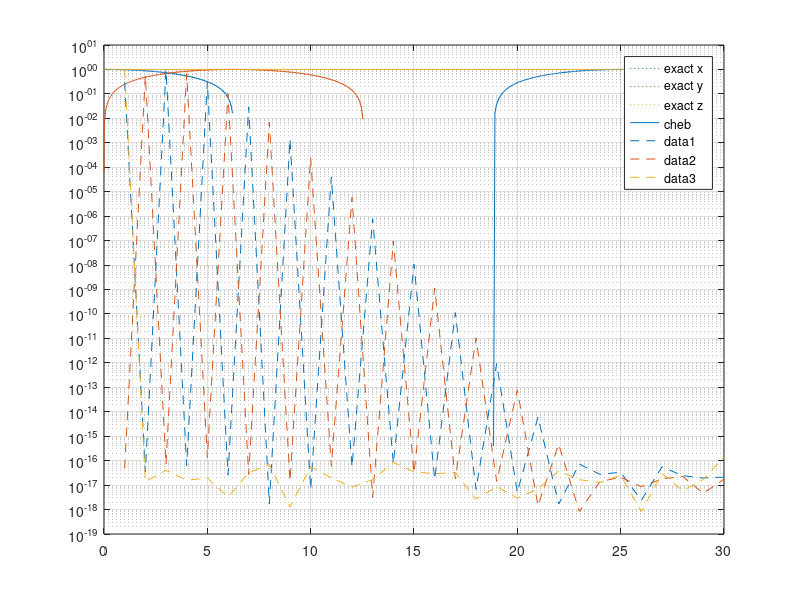

This chart was generated by the following MATLAB code: (Note: this script raises an error after producing the figure.)
clc; close all; clear; mua=[];
%
% cd     '/people/gesla/Documents/git/mtb-work/sn-stab/sn-mod-noack';
%

% Noack system
np=520; %r=24; 
nt=30; 

% mu=0.04; r=sqrt(mu); gm=1; %gamma
% mu=0.04+it*0.04; r=sqrt(mu); gm=1; %gamma
% mu=5; r=sqrt(mu); gm=1; %gamma
mu=2.005;
% mu=1.99;
lam=mu;
delta=0.8*mu-0.8*2.8+1;
z=(1-sqrt(delta))/0.4;
r=sqrt(-z*(z-lam));

neq=3; %np=100; np=np+2;

%init
om1=1/4;
t=0:2*pi/(np-1):2*pi/om1; u=r*cos(t*om1); v=r*sin(t*om1); w=z*ones(1,length(t));
T=2*pi/om1; x=u; y=v; z=w;

X=[x',y',z'];
%

 X1=X;
tch=cos(0:pi/(np*1-1):pi)'; tch1=tch;

%
tch=(tch+1)/2*t(end); X=interp1(t,X,tch); X=[r*cos(tch*om1),r*sin(tch*om1),r^2*ones(length(tch),1)]; 

y=X; v2=[y;flipud(y(2:end-1,:))]; z=real(fft(v2)./length(v2)); a=z; a(2:end,:)=2*a(2:end,:); %z are cheb coeffs
zcut=z*0; zcut([1:nt,end-nt+2:end],:)=z([1:nt,end-nt+2:end],:); ycut=ifft(zcut).*length(zcut); ycut=ycut(1:end/2+1,:);

%  plot(t,X1,'--'); hold on; set(gca,"ColorOrderIndex",1);
plot(tch,y,':'); hold on; set(gca,"ColorOrderIndex",1);
plot(tch,ycut,'-'); hold on; set(gca,"ColorOrderIndex",1);
fprintf("cheb init approx accuracy: %4.2e\n",norm(y-ycut,"fro"));
grid on; legend("exact x ","exact y ","exact z ","cheb")
%
u=[reshape(real(a(1:nt,:).'),[3*nt,1])];
u(nt*3+1)=2*pi/t(end);
uinit=u;
% semilogy(abs(a(1:2:end,1)))

% % plot
% neq=3;
% xch=X*0;
% for i=0:nt-1
%     
%     xch(:,1)=xch(:,1)+u(i*neq+1).*cos(i*acos(tch1));
%     xch(:,2)=xch(:,2)+u(i*neq+2).*cos(i*acos(tch1));
%     xch(:,3)=xch(:,3)+u(i*neq+3).*cos(i*acos(tch1));
% end
% 
% plot(tch,xch,'o-'); hold on; set(gca,"ColorOrderIndex",1); %same as ycut
%
% collx=linspace(-1,1,nt)';
collx=-cos(0:pi/(nt*1-1):pi)';
%
close all;
semilogy(abs(reshape(uinit(1:end-1),[3,nt])'),'--'); hold on; grid on;
%
% u=u*0; u(end-3)=1;
for i=1:10
[g,jac]=calculateRhsAndJac(3,nt,u,lam,om1,collx);

fprintf("it: %d \t norm(rhs): %4.2e\n",i,norm(g));

if(norm(g)<1e-12)
    break; 
end
u=u-jac\g;
%     u(4:6)'

end
semilogy(abs(reshape(u(1:end-1),[3,nt]))');
% pause;
%
% [U,S,V]=svds(jac(1:end-1,1:end-1),5,'smallest');
% [U,S,V]=svds(jac(1:end,1:end),5,'smallest');
%%

% second stability

nt2=nt;
% l3=zeros(3,nt2*2); l3(1,1:nt2)=ones(1,nt2)*2-mod([0:nt2-1],2)*4; l3(1,1)=1; l31=reshape(l3,[3*nt2*2,1])';
% l3=zeros(3,nt2*2); l3(2,1:nt2)=ones(1,nt2)*2-mod([0:nt2-1],2)*4; l3(2,1)=1; l32=reshape(l3,[3*nt2*2,1])';
% l3=zeros(3,nt2*2); l3(3,1:nt2)=ones(1,nt2)*2-mod([0:nt2-1],2)*4; l3(3,1)=1; l33=reshape(l3,[3*nt2*2,1])';

l3=zeros(3,nt2); l3(1,1:nt2)=ones(1,nt2); r31=reshape(l3,[3*nt2,1])';
l3=zeros(3,nt2); l3(2,1:nt2)=ones(1,nt2);  r32=reshape(l3,[3*nt2,1])';
l3=zeros(3,nt2); l3(3,1:nt2)=ones(1,nt2);  r33=reshape(l3,[3*nt2,1])';


jmod=full(jac(1:end-1,1:end-1));%-b*j2hm+b;
ind=nt*3+1-3;
% jmod(ind,:)=l31;
% jmod(ind+1,:)=l32;
% jmod(ind+2,:)=l33;

bmod=jmod*0;
bmod(ind,:)=r31;
bmod(ind+1,:)=r32;
bmod(ind+2,:)=r33;
%
[evc,evs]=eig(full(jmod),full(bmod)); evs=diag(evs); b=abs(evs)<Inf; evs=evs(b); evc=evc(:,b);

evsAnal=[0;(-1-sqrt(1-8*mu))/2;(-1+sqrt(1-8*mu))/2;];
flmult=exp(evsAnal*T);

fprintf("Result || \n");
fprintf("Analytical fl mult:\n");
disp(sort(flmult'));
fprintf("Numerical fl mult:\n");
flnum=1./(1-evs)';
disp(sort(flnum));
% abs(flnum)
% fprintf("Diff:\n");
% disp(sort(flnum)-sort(flmult'));
% save("flnum-"+num2str(nt)+".mat",'nt','flnum','flmult');
% close all;
format long
flexp=log(flnum)/2/pi/4

% fprintf("%4.4f\t%4.4f\t%4.4f\t%4.4f\n",real(flnum(1)),imag(flnum(1)),real(flnum(3)),imag(flnum(3)))
%%
delta=0.8*lam-0.8*2.8+1;
z=(1-sqrt(delta))/0.4;
r=sqrt(-z*(z-lam));
mu=1/2*(lam-2*z+sqrt((lam-2*z)^2-8*r*(r-0.4*r*z)))
% exp(mu*2*pi/0.25)
% abs(exp(mu*2*pi/0.25))

%% visu
close all;
up=u+1e-3*sum([evc(:,1:2);0,0],2);
neq=3;
xch=X*0;
for i=0:nt-1    
    xch(:,1)=xch(:,1)+up(i*neq+1).*cos(i*acos(tch1));
    xch(:,2)=xch(:,2)+up(i*neq+2).*cos(i*acos(tch1));
    xch(:,3)=xch(:,3)+up(i*neq+3).*cos(i*acos(tch1));
end

% plot(tch,xch,'-'); hold on; set(gca,"ColorOrderIndex",1); %same as ycut
plot3(xch(:,1),xch(:,2),xch(:,3),'-'); hold on; %cd mecaplot3(xch(1,1),xch(1,2),xch(1,3),'>'); hold on; 
grid on; hold on;

up=u;%+1e-3*sum([evc(:,1:2);0,0],2);
neq=3;
xch=X*0;
for i=0:nt-1    
    xch(:,1)=xch(:,1)+up(i*neq+1).*cos(i*acos(tch1));
    xch(:,2)=xch(:,2)+up(i*neq+2).*cos(i*acos(tch1));
    xch(:,3)=xch(:,3)+up(i*neq+3).*cos(i*acos(tch1));
end

% plot(tch,xch,'-'); hold on; set(gca,"ColorOrderIndex",1); %same as ycut
plot3(xch(:,1),xch(:,2),xch(:,3),'-'); hold on; %plot3(xch(1,1),xch(1,2),xch(1,3),'>'); hold on; 
grid on; hold on;

%%

% up=u+[V(:,5);0];
up=u+[evc(:,2);0]+[evc(:,1);0];
% up=uinit;
neq=3;
xch=X*0;
for i=0:nt-1    
    xch(:,1)=xch(:,1)+up(i*neq+1).*cos(i*acos(tch1));
    xch(:,2)=xch(:,2)+up(i*neq+2).*cos(i*acos(tch1));
    xch(:,3)=xch(:,3)+up(i*neq+3).*cos(i*acos(tch1));
end

% plot(tch,xch,'-'); hold on; set(gca,"ColorOrderIndex",1); %same as ycut
plot3(xch(:,1),xch(:,2),xch(:,3),'-'); hold on; plot3(xch(1,1),xch(1,2),xch(1,3),'>'); hold on; 
grid on; hold on;

%% post conv
clc; clear; close all;
ll=importdata("list");
fl=[]; nt=[];
for i=1:length(ll)
    a=importdata(ll{i}); a2=a;
    nt=[nt;a.nt]; fl=[fl;sort(a.flnum)];
end

[a,b]=sort(nt); nt=nt(b); fl=fl(b,:);
%%
close all;
semilogy(nt,abs(fl-fl./fl.*sort(a2.flmult)'))
legend(num2str(sort(a2.flmult)))
